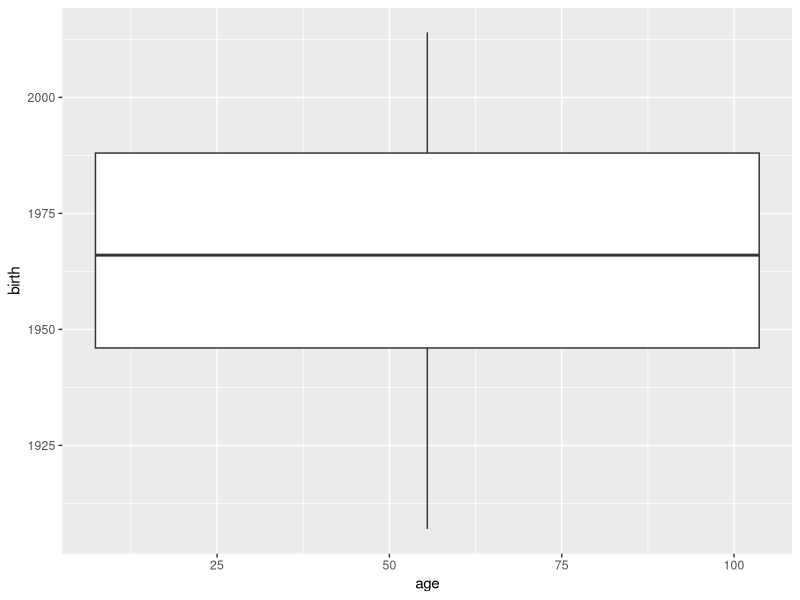
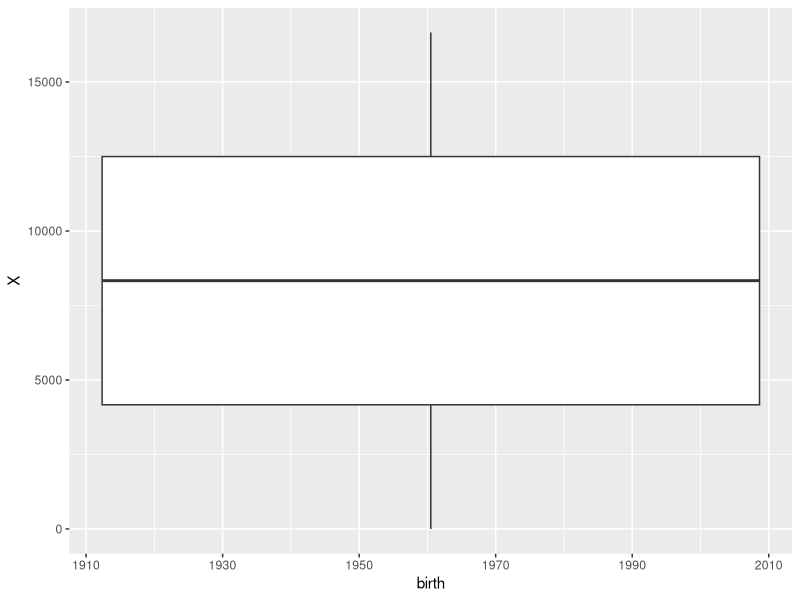
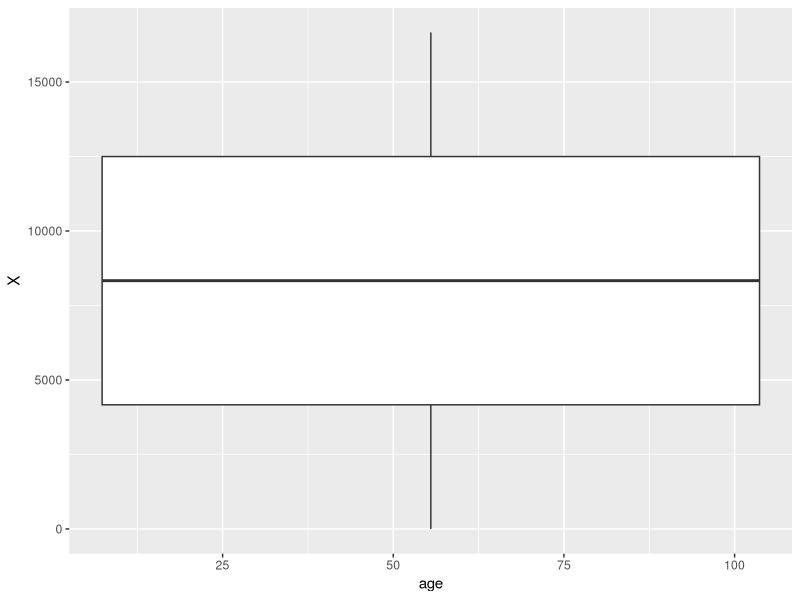
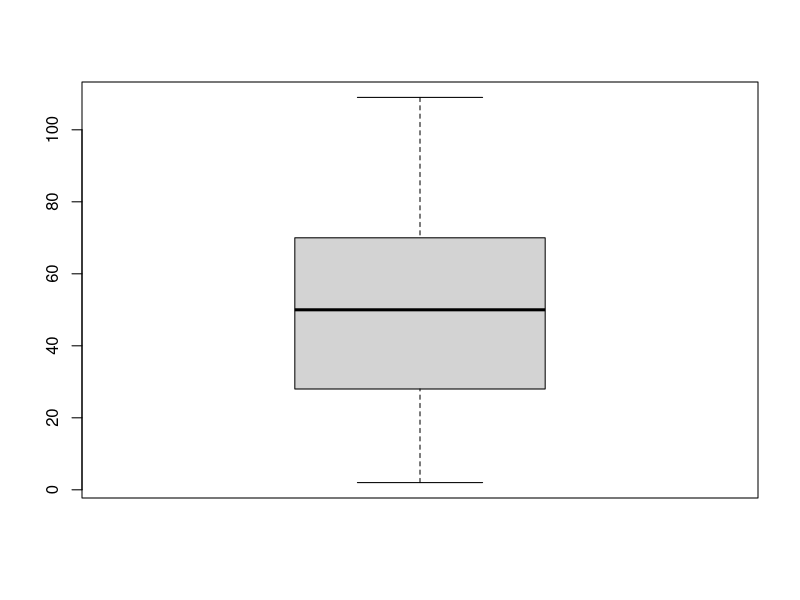
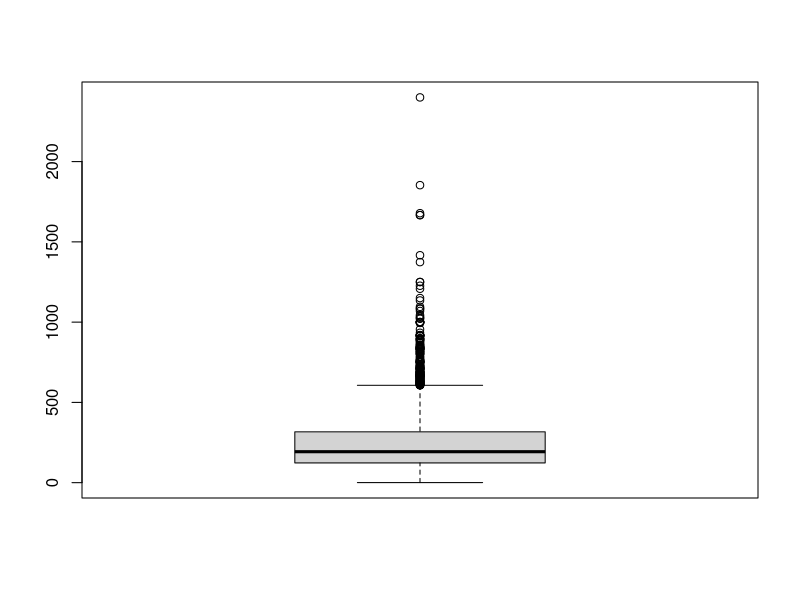

These figures' R source, in order:
read.csv("Data/welfare_utf8.csv",stringsAsFactors = F)  -> welfare
str(welfare)
View(welfare)
head(welfare, 10)
tail(welfare,10)
summary(welfare)
dim(welfare)
min(welfare$age)
mean(welfare$age)
median(welfare$age)
quantile(welfare$age,1/4)
quantile(welfare$age,3/4)
IQR(welfare$age)
quantile(welfare$age,3/4) - quantile(welfare$age,1/4)

library(ggplot2)
qplot(age, birth, data = welfare, geom ="boxplot")
qplot(birth, X, data = welfare, geom ="boxplot")
qplot(age,X,data = welfare, geom ="boxplot")
boxplot(welfare$age)
boxplot(welfare$income)

sum(welfare$income, na.rm = T)
length(welfare$age)
length(1:5)
length(10:5)
# ggplo2 의 mpg 데이터를 데이터 프레임 형태로 불러오기
mpg <- as.data.frame(ggplot2::mpg)
